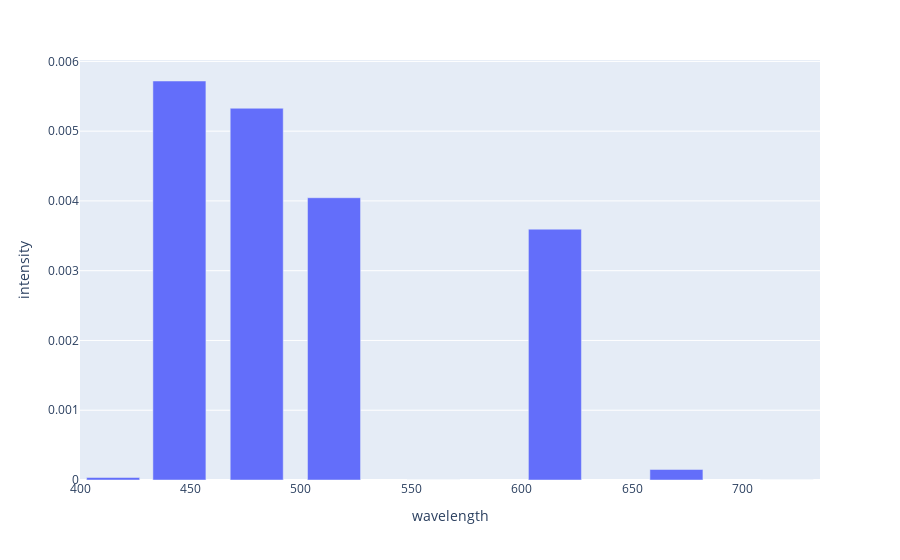

Notebook code for this chart:
### Markdown cell above
And finally, we show the discrete spectrum.

### Code cell
df = pd.DataFrame(dict(wavelength=sim.channel_wavelengths, intensity=discrete_spectrum))
px.bar(data_frame=df, x="wavelength", y="intensity")

### Figure 1 — Plotly figure (JSON) as saved in the notebook; plotly's stock layout.template omitted (floating-point values rounded to 4 significant figures)
{"data": [{"alignmentgroup": "True", "hovertemplate": "wavelength=%{x}<br>intensity=%{y}<extra></extra>", "legendgroup": "", "marker": {"color": "#636efa", "pattern": {"shape": ""}}, "name": "", "offsetgroup": "", "orientation": "v", "showlegend": false, "textposition": "auto", "type": "bar", "x": [415, 445, 480, 515, 560, 615, 670, 720], "xaxis": "x", "y": [3.6e-05, 0.005719, 0.005328, 0.004046, 0, 0.003595, 0.0001507, 0], "yaxis": "y"}], "layout": {"barmode": "relative", "legend": {"tracegroupgap": 0}, "margin": {"t": 60}, "xaxis": {"anchor": "y", "domain": [0, 1], "title": {"text": "wavelength"}}, "yaxis": {"anchor": "x", "domain": [0, 1], "title": {"text": "intensity"}}}}
